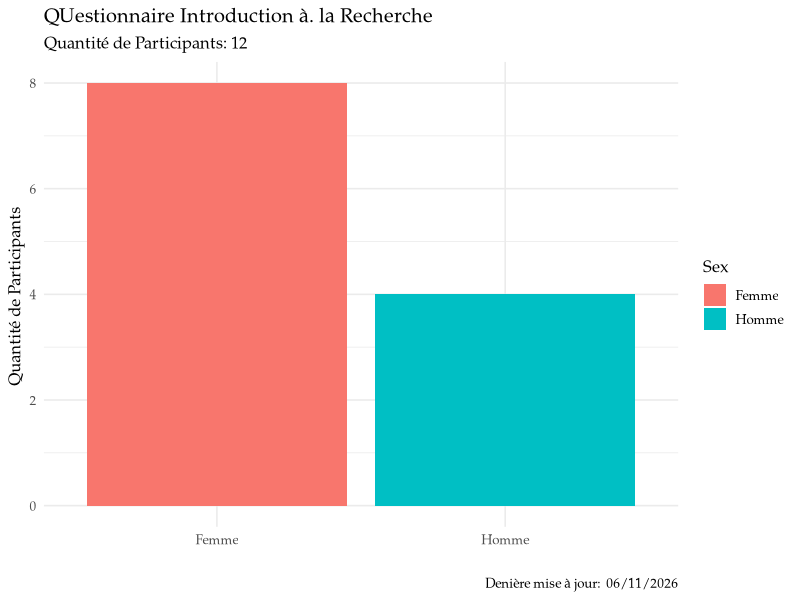
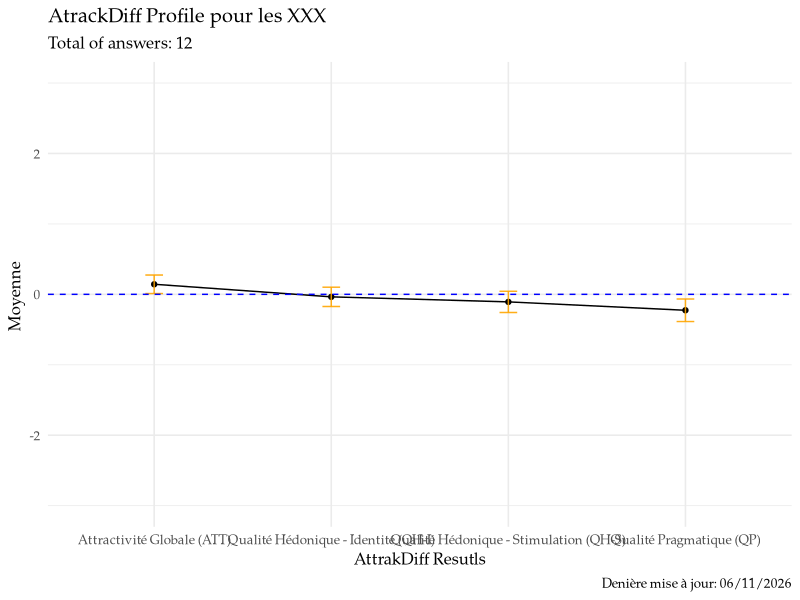
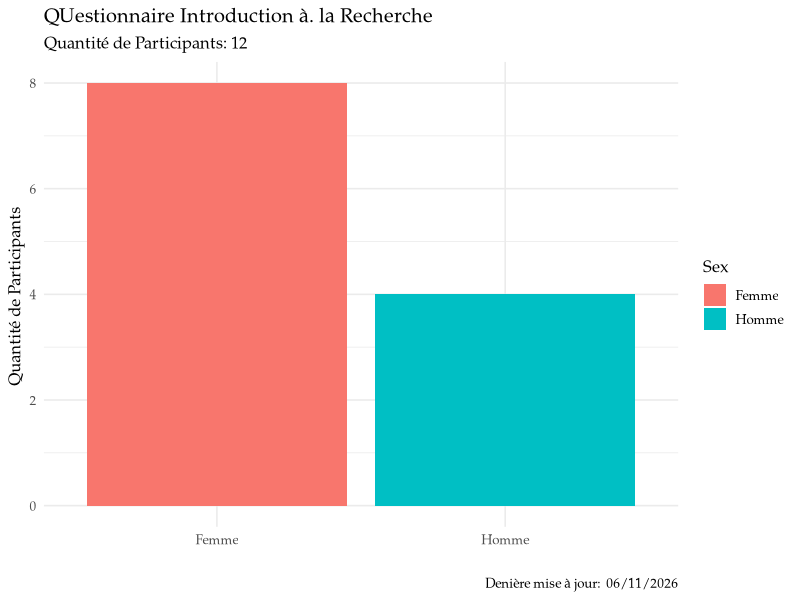

The R script that drew these images, in order:
# ================ Script for data analysis ================
# Create a reproductible Script that enables the analysis of the AttrakDiff / UEQ Methodology

# Content:
#   1. Reading the Excel/CSV Data
#   2. Treating Excel/CSV Data
#   3. Making the Tables and the Graphics
#   4. Introduce the results in Rmarkdown table.

# Load the packages ----
library(tidyverse) # Data Science Tools
library(readxl)  # Read a Excel File


#  Reading the Data ----
## Méthodologie Attrakdiff ----
Attrakdiff <- read_csv("data/Data Experimentaion - Attrakdiff.csv")


## Méthodologie UEQ ----
UEQ <- read_csv("data/Data Experimentaion - UEQ.csv")


## function `glimpse()`: Fournit un résumé des jeux de données ----
glimpse(Attrakdiff)
glimpse(UEQ)


## function `names()`: Savoir les noms de colonnes -----
names(Attrakdiff)
names(UEQ)


## function `View(iris): Affiche les données dans un tableur (attention au V majuscule) ----
View(Attrakdiff)
View(UEQ)


## function `filter()`: Permet d’extraire des observations selon une condition logique ----
Attrakdiff_donnes <- filter(Attrakdiff, Experimentation == "Innoflow")
UEQ_donnes <- filter(UEQ, Experimentation == "Itonics")



## function `select()`: Selectionn des colonnes selon leur nom ou leur fonction ----
Attrakdiff_donnes <- select(Attrakdiff_donnes, Group:Status, QP1:ATT7)
UEQ_donnes <- select(UEQ_donnes, Group:Status, EFF1 : ATT6)



## function `%>%`: Passe l’objetse trouvant à gauche comme premier argument de la fonction se trouvant à droite. (Alt + CMD/Ctrl + M)  ------
### Version 1 pour Attrakdiff
Attrakdiff_donnes <- Attrakdiff %>% filter(Experimentation == "Innoflow")
Attrakdiff_donnes_final <- Attrakdiff_donnes %>% select(Group:Status, QP1:ATT7)

### Version 2 Attrakdiff
Attrakdiff_donnes_final <- 
  Attrakdiff %>% 
  filter(Experimentation == "Innoflow") %>% 
  select(Group:Status, QP1:ATT7)


### Version UEQ
UEQ_donnes_final <- 
  UEQ %>% 
  filter(Experimentation == "Itonics") %>% 
  select(Group:Status, EFF1 : ATT6)



# Motivation Principal ----
Attrakdiff_donnes_final %>% 
  ggplot() +
  aes(x = Sex, fill = Sex) +
  geom_bar(stat = "count") +
  labs(x = "",
       y = "Quantité de Participants ",
       title = "QUestionnaire Introduction à. la Recherche",
       subtitle = paste("Quantité de Participants:" , Attrakdiff_donnes_final %>% nrow()),
       caption =  paste("Denière mise à jour: ", Sys.time() %>% format( '%d/%m/%Y'))
  ) +
  theme_minimal(base_size = 12, base_family = "Palatino")

ggsave("figures/Participants.jpg", dpi = "print", width=5, height = 5)


# Data Analysis of the Methodologies ----
# Step 1 : Transformer les donnes dans une version longe ----
## function `gather()`: Fusionne des colonnes en lignes. 

## AttrakDiff Step 1 ----
Attrakdiff.step.1 <- Attrakdiff_donnes_final %>% gather(QP1:ATT7, key = "Variable", value = "Value")


## EUQ Step 1 ----
UEQ.step.1 <- UEQ_donnes_final %>% gather(EFF1 : ATT6, key = "Variable", value = "Value")
  

# Step 2: Changer l'echelle des réponsesentre le range de (-3, +3)  ----
## function `mutate()`: Calcule et ajoute une ou plusieurs nouvelles variables
## function `case_when()`: Faire quelque chose en function d'une premise logique.


## AttrakDiff Step 2 ----

## Changing the scale of the answers (Page 16 du PDF) 
## See: https://carinelallemand.files.wordpress.com/2015/09/version-franc3a7aise-attrakdiff_lallemand_2015.pdf

Attrakdiff.step.2 <- 
  Attrakdiff.step.1 %>% 
  mutate(Valeur_ajuste = 
           case_when(
             Value == 7 ~ 3,
             Value == 6 ~ 2,
             Value == 5 ~ 1,
             Value == 4 ~ 0,
             Value == 3 ~ -1,
             Value == 2 ~ -2,
             Value == 1 ~ -3,
             TRUE ~ Value
           )
        )


## UEQ Step 2 ----
UEQ.step.2 <- 
  UEQ.step.1 %>% 
  mutate(Valeur_ajuste= 
           case_when(
             Value == 7 ~ 3,
             Value == 6 ~ 2,
             Value == 5 ~ 1,
             Value == 4 ~ 0,
             Value == 3 ~ -1,
             Value == 2 ~ -2,
             Value == 1 ~ -3,
             TRUE ~ Value
           )
  )


# Step 3: Inverser certain valeurs en fonction de la Méthodplogie ----
## AttrakDiff Step 3 ----
### Approach 1 : en faisant pour chaque Variable ----
Attrakdiff.step.3 <- 
  Attrakdiff.step.2 %>% 
  mutate(Valeur_inverse= case_when(
    Variable == "QP1"   ~  Valeur_ajuste*(-1),
    Variable == "QP2"   ~  Valeur_ajuste*(-1),
    Variable == "QP3"   ~  Valeur_ajuste*(-1),
    Variable == "QP5"   ~  Valeur_ajuste*(-1),
    Variable == "ATT1"  ~  Valeur_ajuste*(-1),
    Variable == "ATT3"  ~  Valeur_ajuste*(-1),
    Variable == "ATT5"  ~  Valeur_ajuste*(-1),
    Variable == "ATT7"  ~  Valeur_ajuste*(-1),
    Variable == "QHS1"  ~  Valeur_ajuste*(-1),
    Variable == "QHS3"  ~  Valeur_ajuste*(-1),
    Variable == "QHS4"  ~  Valeur_ajuste*(-1),
    Variable == "QHS7"  ~  Valeur_ajuste*(-1),
    Variable == "QHS1"  ~  Valeur_ajuste*(-1),
    Variable == "QHS3"  ~  Valeur_ajuste*(-1),
    Variable == "QHS4"  ~  Valeur_ajuste*(-1),
    Variable == "QHS7"  ~  Valeur_ajuste*(-1),
    Variable == "QHS7"  ~  Valeur_ajuste*(-1),
    TRUE ~ Valeur_ajuste
    )
  )

### Approach 2 : Definir une vecteur avec les colonnesà inverser ----
toInvert <- c("QP1", "QP2", "QP3", "QP5", 
              "ATT1", "ATT3", "ATT5", "ATT7", 
              "QHS1", "QHS3", "QHS4", "QHS7", 
              "QHI2", "QHI3", "QHI6")

Attrakdiff.step.3 <- 
  Attrakdiff.step.2 %>% 
  mutate(Valeur_inverse = 
           case_when(
              Variable %in% toInvert ~ Valeur_ajuste*(-1),
              TRUE ~ Valeur_ajuste
                )
        )

rm(toInvert)


## UEQ Step 3 ----
### Approach 1 : en faisant pour chaque Variable ----

UEQ.step.3 <- 
  UEQ.step.2 %>% 
  mutate(Valeur_inverse= case_when(
    Variable == "EFF1"   ~  Valeur_ajuste*(-1),
    Variable == "EFF4"   ~  Valeur_ajuste*(-1),
    Variable == "PERS2"   ~  Valeur_ajuste*(-1),
    Variable == "PERS4"   ~  Valeur_ajuste*(-1),
    Variable == "DEP3"  ~  Valeur_ajuste*(-1),
    Variable == "DEP4"  ~  Valeur_ajuste*(-1),    
    Variable == "STIM1"  ~  Valeur_ajuste*(-1),
    Variable == "STIM4"  ~  Valeur_ajuste*(-1),
    Variable == "NOV1"  ~  Valeur_ajuste*(-1),
    Variable == "NOV2"  ~  Valeur_ajuste*(-1),
    Variable == "ATT2"  ~  Valeur_ajuste*(-1),
    Variable == "ATT5"  ~  Valeur_ajuste*(-1),
    Variable == "ATT6"  ~  Valeur_ajuste*(-1),
    TRUE ~ Valeur_ajuste
  )
  )


### Approach 2 : Definir une vecteur avec les colonnesà inverser ----
toInvert <- 
  c("EFF1", "EFF4",
    "PERS2", "PERS4",
    "DEP3", "DEP4",
    "STIM1", "STIM4",
    "NOV1",  "NOV2", 
    "ATT2", "ATT5", "ATT6")

UEQ.step.3 <- 
  UEQ.step.2 %>% 
  mutate(
    Valeur_inverse = 
      case_when(
        Variable %in% toInvert ~ Valeur_ajuste*(-1),
        TRUE ~ Valeur_ajuste
      )
  )

rm(toInvert)

# Step 4: Grouper les dimmensions du Modèle correspondant ----
## AttrakDiff Step 4 ----
Attrakdiff.step.4 <-
  Attrakdiff.step.3 %>% 
    mutate(
      Facteurs =
        case_when(
          str_detect(Variable, "QP") ~ "Qualité Pragmatique (QP)",
          str_detect(Variable, "QHS") ~ "Qualité Hédonique - Stimulation (QH-S)",
          str_detect(Variable, "QHI") ~ "Qualité Hédonique - Identité (QH-I)",
          str_detect(Variable, "ATT") ~ "Attractivité Globale (ATT)",
          TRUE ~ "ATTENTION, Erreur dans la basses de donnes"
      ))



## UEQ Step 4 ----
UEQ.step.4 <-
  UEQ.step.3 %>% 
  mutate(
    Facteurs =
      case_when(
        str_detect(Variable, "ATT") ~ "Attraction",
        str_detect(Variable, "PERS") ~ "Compréhensibilité",
        str_detect(Variable, "DEP") ~ "Contrôlabilité",
        str_detect(Variable, "EFF") ~ "Efficacité",
        str_detect(Variable, "NOV") ~ "Originalité",
        str_detect(Variable, "STIM") ~ "Stimulation",
        TRUE ~ "ATTENTION, Erreur dans la basses de donnes"
      ))




# Step 5: Calculer les valeur moyennes et leur deviation standards ----
## function `group_by()`: Regroupe les observations par rapport à une ou plusieurs variables

# More Info: # https://www.r-graph-gallery.com/4-barplot-with-error-bar.html

## AttrakDiff Step 5 ----
Attrakdiff.step.5 <-
  Attrakdiff.step.4 %>%
  group_by(Facteurs) %>%
  summarise(Mean = mean(Valeur_inverse),
            Stand_dev = sd(Valeur_inverse),
            Se = Stand_dev / sqrt(length(Valeur_inverse))
            ) 


## UEQ Step 5 ----
UEQ.step.5 <-
  UEQ.step.4 %>%
  group_by(Facteurs) %>%
  summarise(Mean = mean(Valeur_inverse),
            Stand_dev = sd(Valeur_inverse),
            Se = Stand_dev / sqrt(length(Valeur_inverse))
  ) 



# Global Results ----
Attrakdiff.Results <- list()
UEQ.Results <- list()


### AttrakDiff Graphique 1 ----
Attrakdiff.Results$Graphique.1 <-
  Attrakdiff.step.5 %>% 
  ggplot() +
  aes(x= Facteurs, y = Mean, group = 1) +
  geom_point() +
  geom_line() +
  #geom_bar(stat = "identity") +
  geom_errorbar( aes(x=Facteurs, ymin = Mean - Se,
                     ymax = Mean + Se ),
                 width=0.1, colour="orange", alpha=0.9, size=0.5) +
  scale_x_discrete( name = "AttrakDiff Resutls") +
  scale_y_continuous(limits=c(-3,3)) +
  geom_hline(yintercept=0, linetype="dashed", color = "blue") +
  labs(x = "",
       y = "Moyenne ",
       title = "AtrackDiff Profile pour les XXX",
       subtitle = paste("Total of answers:" , Attrakdiff_donnes_final %>% nrow()),
       caption =  paste0("Denière mise à jour: ", Sys.time() %>% format( '%d/%m/%Y'))
       ) +
  theme_minimal(base_size = 12, base_family = "Palatino")


### Saving the global Results
Attrakdiff.Results$Graphique.1
Attrakdiff.Results$Tableau_1 <- Attrakdiff.step.5

# Saving the File
#ggsave("Figures/AttrakDiff-1.jpg", width = 11, height = 5, dpi="print" )
#write_csv(Results$Tableau_I, "tables/tableu_1.csv")

## Exportez les donnes sous Excel
#library("writexl")
#write_xlsx(Results$Tableau_I, "tables/tableu_1.xlsx")


### UEQ Graphique 1 ----
UEQ.Results$Graphique.1 <-
  UEQ.step.5 %>%
  ggplot() +
  aes( x=Facteurs, y=Mean) +
  geom_point() +
  geom_bar(stat = "identity") +
  geom_errorbar( aes(x=Facteurs, 
                     ymin = Mean - Se,
                     ymax = Mean + Se ),
                 width=0.1, colour="orange", alpha=0.9, size=0.5) +
  scale_y_continuous(limits = c(-3,3), breaks = c(-3:3)) +
  labs(x = "",
       y = "Level ",
       title = "UEQ Profile for XXX",
       subtitle = paste("Quantité de Participants:" , UEQ_donnes_final %>% nrow()),
       caption =  paste("Denière mise à jour: ", Sys.time() %>% format( '%d/%m/%Y'))
      ) +
  theme_minimal(base_size = 12, base_family = "Palatino")
  
# Saving the File
#ggsave("figures/UEQ-1.jpg", width = 10, height = 5, dpi="print" )



# Graphique 2:   ----
## function `left_join()`: Fusionne des tableaux

## AttrakDiff Graphique 2 ----
### Charger les donnes des parametres d'Attrakdiff du Google Docs
Attrakdiff.parameters <- read_csv("data/Data Experimentaion - Parameters Attrakdiff.csv")
Attrakdiff.parameters <- 
  Attrakdiff.parameters %>% arrange(Variable)



Attrakdiff.step.6 <- 
  Attrakdiff.step.4 %>% group_by(Facteurs,Variable) %>% 
  summarise(Mean = mean(Valeur_inverse)) %>% 
  left_join(Attrakdiff.parameters, by="Variable")

# Faire que certain variables deviennent des variables catégoriques. 
Attrakdiff.step.7 <- 
  Attrakdiff.step.6 %>% 
  mutate(
    Variable = factor(Variable),
    Scale = factor(Scale),
    Left = factor(Left),
    Right = factor(Right)
    )


  
  
  
Attrakdiff.Results$Graphique.2 <-
  Attrakdiff.step.7 %>%
   ggplot() + 
   aes(x = Variable, y=Mean, group=1) + 
   geom_line( color="grey" ) +
   geom_point() +
   coord_flip() +
   annotate("text", x = 1:28, y = -4, label = Attrakdiff.parameters$Right ) +
   annotate("text", x = 1:28, y = 4, label = Attrakdiff.parameters$Left ) +
   scale_y_continuous(name="Moyenne", breaks=seq(-3,3,1), limits=c(-5, 5)) +
  theme_minimal(base_size = 12, base_family = "Palatino") +
   annotate("rect", xmin=c(1,8,15,22), xmax=c(7,14,21,28),
            ymin=rep(-3,4), ymax=rep(3, 4),
            alpha = .1 , fill = c("blue", "red", "grey","green")) +
   annotate("text",
                     y = c(2, 2, 2, 2),
                     x = c(4, 11, 19, 26),
                     label = c("Attractivité \n globale",
                               "Qualité \n hédonique - identification",
                               "Qualité \n hédonique - stimulation",
                               "Qualité \n pragmatique"),
                     family = "Palatino", fontface = 3, size=3) +
   labs(x = "",
        y = "Level ",
        title = "AtrakDiff Profile",
        subtitle = paste("Total of answers:" , Attrakdiff_donnes_final %>% nrow() ) 
        ) +
   theme(
      legend.position = "right",
      panel.border = element_blank(),
      panel.spacing = unit(0.1, "lines"),
      strip.text.x = element_text(size = 18, family = "Palatino")
   )

# Saving the File
#ggsave("figures/AttrakDiff-2.jpg", width = 7, height = 7, dpi="print" )



## UEQ Graphique 2 ----
## Charger les donnes des parametres d'Attrakdiff du Google Docs
UEQ_parameters <- read_csv("data/Data Experimentaion - Parameters UEQ.csv")

UEQ.step.6 <- 
  UEQ.step.4 %>% 
  group_by( Variable ) %>%
  summarise( Mean = mean(Valeur_inverse)) %>% 
  left_join(UEQ_parameters, by="Variable")


# Faire que certain variables deviennent des variables catégoriques. 
UEQ.step.7 <- 
  UEQ.step.6 %>% 
  mutate(
    Variable = factor(Variable),
    Scale = factor(Scale)
  )

UEQ.Results$Graphique.2 <-
  UEQ.step.7 %>%
  ggplot() + 
  aes(x = Variable, y=Mean, group =1) + 
  geom_line( color="grey" ) +
  geom_point() +
  coord_flip() +
  annotate("text", x = 1:26, y = -4, label = UEQ.step.7$Left) +
  annotate("text", x = 1:26, y = 4, label = UEQ.step.7$Right) +
  scale_y_continuous(name="Moyenne", breaks=seq(-3,3,1), limits=c(-5, 5)) +
  annotate("rect", xmin=c(1,7,11,15, 19, 23), xmax=c(6,10,14,18, 22, 26),
           ymin=rep(-3,6), ymax=rep(3, 6),
           alpha = .1 , fill = c("blue", "red", "grey","green", "orange", "yellow")) +
  annotate("text",
            y = c(2, 2, 2, 2, 2, 2),
            x = c(4, 8, 12, 16, 20, 23),
            label = c("Attraction",
                      "Contrôlabilité",
                      "Efficacité",
                      "Originalité",
                      "Compréhensibilité",
                      "Stimulation"
                      ),
                    family = "Palatino", fontface = 3, size=3) +
  theme_minimal(base_size = 12, base_family = "Palatino") +
  labs(x = "",
       y = "Level ",
       title = "UEQ Profile",
       subtitle = paste("Total of answers:" , UEQ_donnes_final %>% nrow()),
       caption = "Group X") +
  theme(
    legend.position = "right",
    panel.border = element_blank(),
    panel.spacing = unit(0.1, "lines"),
    strip.text.x = element_text(size = 18, family = "Palatino")
  )

# Saving the File
#ggsave("figures/UEQ-2.jpg", width = 8, height = 8, dpi="print" )


# Graphique 3 ----
## Attrakdiff Graphique 3 ----
Attrakdiff.step.8 <-
  Attrakdiff.step.4 %>% 
  filter(Facteurs == "Qualité Hédonique - Stimulation (QH-S)" | 
           Facteurs == "Qualité Hédonique - Identité (QH-I)") %>%
   summarise(QH = mean(Valeur_inverse),
             QH_sd = sd(Valeur_inverse),
             QH_IC_min = t.test(Valeur_inverse)$conf.int[1], # see https://larmarange.github.io/analyse-R/intervalles-de-confiance.html
             QH_IC_max = t.test(Valeur_inverse)$conf.int[2]
   )
   
Attrakdiff.step.9 <-
  Attrakdiff.step.4 %>%
   filter(Facteurs == "Qualité Pragmatique (QP)") %>%
   summarise(QP = mean(Valeur_inverse),
             QP_sd = sd(Valeur_inverse),
             QP_IC_min = t.test(Valeur_inverse)$conf.int[1], # see https://larmarange.github.io/analyse-R/intervalles-de-confiance.html
             QP_IC_max = t.test(Valeur_inverse)$conf.int[2]
   )


Attrakdiff.Table <- tibble(Attrakdiff.step.8, Attrakdiff.step.9)
names(Attrakdiff.Table)


Attrakdiff.Results$Graphique.3 <-
  Attrakdiff.Table %>%
   ggplot() +
   aes(x=QP, y=QH) +
   geom_point()+
   ylim(-3,3)+ xlim(-3,3) +
   geom_hline(yintercept=c(-1,1))+
   geom_vline(xintercept=c(-1,1)) +
   annotate("rect", 
            xmin = Attrakdiff.Table$QP_IC_min, xmax = Attrakdiff.Table$QP_IC_max,
            ymin = Attrakdiff.Table$QH_IC_min, ymax = Attrakdiff.Table$QH_IC_max,
            alpha = .5 , fill = c("blue")) +
   annotate("rect", xmin=c(-1), xmax=c(1),
                     ymin=c(-1), ymax=c(1),
                     alpha = .1 , fill = c("#009999")) +
   annotate("text",
            y = c(0.5),
            x = c(0),
            label = c("Neutre"),
            family = "Palatino", fontface = 3, size=4) +
   labs(title = "Global AttrakDiff ",
        #subtitle = paste("Total of answers:" , total),
        x = "Qualité Pragmatique",
        y = "Qualité Hedonique ") +
   theme_minimal(base_size = 10, base_family = "Palatino")
#ggsave("figures/AttrakDiff-3.jpg", width = 5, height = 7, dpi="print" )

rm(Attrakdiff.Table )


## UEQ Graphique 3 ----
UEQ.step.8 <- 
  UEQ.step.4 %>% 
  mutate(
    Global_scale =
      case_when(
        str_detect(Facteurs, "Compréhensibilité") ~ "Qualité Pragmatique (QP)",
        str_detect(Facteurs, "Efficacité") ~ "Qualité Pragmatique (QP)",
        str_detect(Facteurs, "Contrôlabilité") ~ "Qualité Pragmatique (QP)",
        str_detect(Facteurs, "Originalité") ~ "Qualité Hédonique",
        str_detect(Facteurs, "Stimulation") ~ "Qualité Hédonique",
        str_detect(Facteurs, "Attraction") ~ "Attraction",
        TRUE ~ "ATTENTION"
      )
  )


## Identification des Valeurs pour chaque composant du modèle UEQ
UEQ.step.9 <- 
  UEQ.step.8 %>% 
  group_by(Global_scale) %>%
  summarise(Moyenne = mean(Valeur_inverse),
            Std = sd(Valeur_inverse),
            Se = Std / sqrt(length(Valeur_inverse)))



UEQ.Results$Graphique.3 <-
  UEQ.step.9 %>%
  ggplot() +
  aes(x= Global_scale, y=Moyenne) +
  geom_bar(stat = "identity") +
  geom_errorbar( aes(x=Global_scale, 
                     ymin = Moyenne - Se,
                     ymax = Moyenne + Se ),
                 width=0.1, colour="orange", alpha=0.9, size=0.5
  ) +
  scale_y_continuous(limits = c(-3,3), breaks = c(-3:3)) +
  labs(x = "UEQ Results",
       y = "Level ",
       title = "UEQ Profile for XXX",
       subtitle = paste("Total of answers:" , UEQ_donnes_final %>% nrow()),
       caption =  paste("Denière mise à jour: ", Sys.time() %>% format( '%d/%m/%Y'))
  ) +
  theme_minimal(base_size = 12, base_family = "Palatino")

# Saving the File
#ggsave("Figures/UEQ-3.jpg", width = 10, height = 5, dpi="print" )
